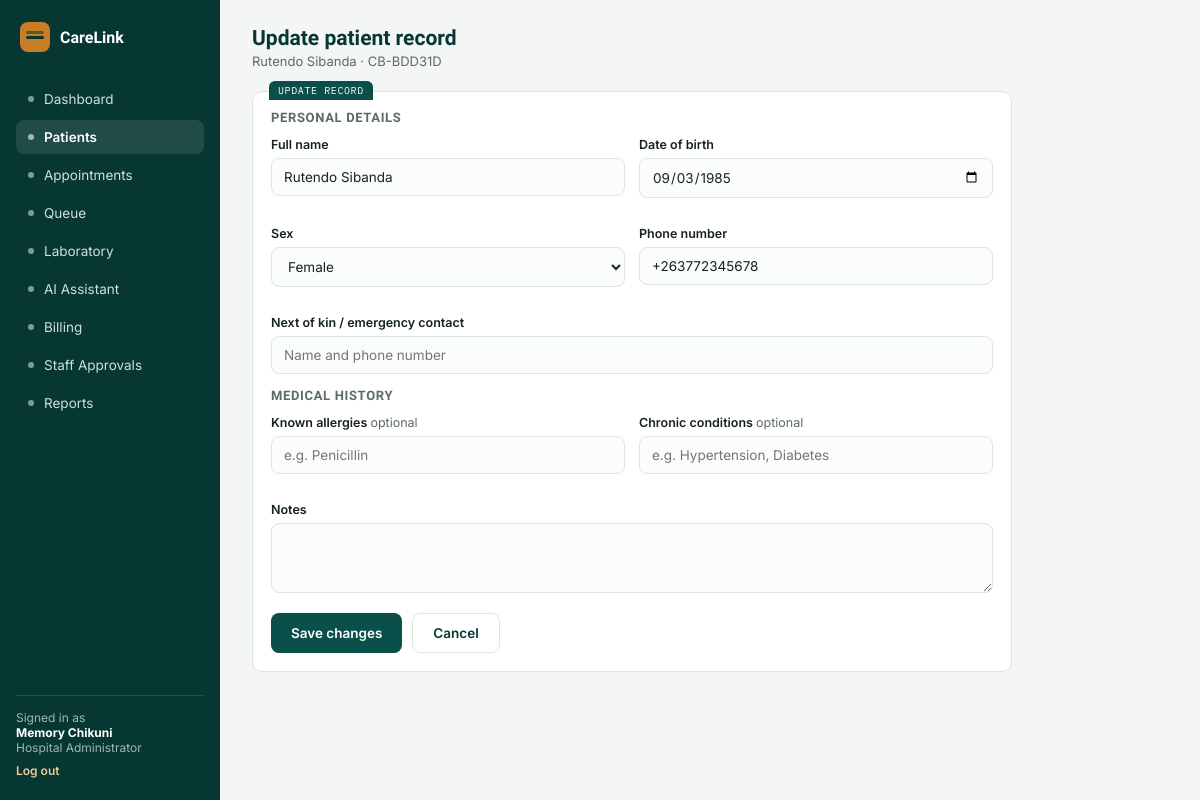
The page /patients/2/edit/ (signed in) on the database its author committed.
### accounts/models.py (models this page shows, shortened)
class User(AbstractUser):
    class Role(models.TextChoices):
        ADMIN = "ADMIN", "Hospital Administrator"
        DOCTOR = "DOCTOR", "Doctor"
        RECEPTIONIST = "RECEPTIONIST", "Receptionist"
        LAB_TECHNICIAN = "LAB_TECHNICIAN", "Laboratory Technician"
    role = models.CharField(max_length=20, choices=Role.choices, default=Role.RECEPTIONIST)
    staff_id = models.CharField(max_length=20, unique=True, null=True, blank=True)
    department = models.CharField(max_length=100, blank=True)
    is_approved = models.BooleanField(
        default=False,
        help_text="Staff accounts must be approved by a Hospital Administrator before they can log in.",
    )

### patients/models.py (models this page shows, shortened)
class Patient(models.Model):
    class Sex(models.TextChoices):
        FEMALE = "F", "Female"
        MALE = "M", "Male"
    patient_id = models.CharField(max_length=12, unique=True, default=generate_patient_id, editable=False)
    full_name = models.CharField(max_length=150)
    date_of_birth = models.DateField()
    sex = models.CharField(max_length=1, choices=Sex.choices)
    phone_number = models.CharField(max_length=20, blank=True)
    next_of_kin = models.CharField(max_length=150, blank=True, help_text="Name and phone number")
    allergies = models.CharField(max_length=255, blank=True)
    chronic_conditions = models.CharField(max_length=255, blank=True)
    notes = models.TextField(blank=True)
    registered_at = models.DateTimeField(auto_now_add=True)
    registered_by = models.ForeignKey(
        "accounts.User", on_delete=models.SET_NULL, null=True, related_name="patients_registered"
    )
    class Meta:
        ordering = ["-registered_at"]

### patients/views.py (the view)
# urls.py: path("patients/<int:pk>/edit/", patient_views.update_patient, name="update_patient"),
@login_required
@user_passes_test(can_manage_patients)
@require_http_methods(["GET", "POST"])
def update_patient(request, pk):
    patient = get_object_or_404(Patient, pk=pk)
    form = PatientForm(request.POST or None, instance=patient)
    if request.method == "POST" and form.is_valid():
        form.save()
        messages.success(request, f"Patient record updated for {patient.full_name}.")
        return redirect("patient_detail", pk=patient.pk)
    return render(request, "patients/update.html", {"form": form, "patient": patient})

### patients/forms.py
class PatientForm(forms.ModelForm):
    class Meta:
        model = Patient
        fields = [
            "full_name", "date_of_birth", "sex", "phone_number",
            "next_of_kin", "allergies", "chronic_conditions", "notes",
        ]
        widgets = {
            "date_of_birth": forms.DateInput(attrs={"type": "date"}),
            "notes": forms.Textarea(attrs={"rows": 3}),
            "full_name": forms.TextInput(attrs={"placeholder": "e.g. Tendai Moyo"}),
            "phone_number": forms.TextInput(attrs={"placeholder": "+263 7X XXX XXXX"}),
            "next_of_kin": forms.TextInput(attrs={"placeholder": "Name and phone number"}),
            "allergies": forms.TextInput(attrs={"placeholder": "e.g. Penicillin"}),
            "chronic_conditions": forms.TextInput(attrs={"placeholder": "e.g. Hypertension, Diabetes"}),
        }

### patients/views.py (called while the page is built)
def can_manage_patients(user):
    return user.is_authenticated and user.role in {User.Role.ADMIN, User.Role.RECEPTIONIST}

### templates/patients/update.html (shortened to what this page needs)
{% extends "base.html" %}
{% block content %}
<div class="topbar"><div><h1>Update patient record</h1><p>{{ patient.full_name }} · {{ patient.patient_id }}</p></div></div>
<div class="card tab" data-tab="UPDATE RECORD" style="max-width:760px;">
  <form method="post">
    <h3 class="section">Personal details</h3>
    <div class="form-grid">
      <div class="field"><label>Full name</label>{{ form.full_name }}{{ form.full_name.errors }}</div>
      <div class="field"><label>Date of birth</label>{{ form.date_of_birth }}{{ form.date_of_birth.errors }}</div>
      <div class="field"><label>Sex</label>{{ form.sex }}</div>
      <div class="field"><label>Phone number</label>{{ form.phone_number }}</div>
      <div class="field full"><label>Next of kin / emergency contact</label>{{ form.next_of_kin }}</div>
    </div>
    <h3 class="section">Medical history</h3>
    <div class="form-grid">
      <div class="field"><label>Known allergies <span style="color:var(--muted);font-weight:400;">optional</span></label>{{ form.allergies }}</div>
      <div class="field"><label>Chronic conditions <span style="color:var(--muted);font-weight:400;">optional</span></label>{{ form.chronic_conditions }}</div>
      <div class="field full"><label>Notes</label>{{ form.notes }}</div>
    </div>
    <div class="actions">
      <button class="btn primary" type="submit">Save changes</button>
      <a class="btn ghost" href="{% url 'patient_detail' patient.pk %}">Cancel</a>
    </div>
  </form>
</div>
{% endblock %}

### templates/base.html (shortened to what this page needs)
{% load static %}
<!DOCTYPE html>
<html lang="en">
<head>
<link rel="stylesheet" href="{% static 'css/style.css' %}">
</head>
<body>
<div class="app">
  <aside class="sidebar">
    <div class="brand"><div class="mark"></div><span>CareLink</span></div>
    {% if user.role == "ADMIN" %}
      <a class="nav-item {% if request.path == '/dashboard/' %}on{% endif %}" href="{% url 'dashboard' %}"><span class="dot"></span>Dashboard</a>
      <a class="nav-item {% if '/patients' in request.path %}on{% endif %}" href="{% url 'patient_list' %}"><span class="dot"></span>Patients</a>
      <a class="nav-item {% if '/appointments' in request.path %}on{% endif %}" href="{% url 'appointment_list' %}"><span class="dot"></span>Appointments</a>
      <a class="nav-item {% if '/queue' in request.path %}on{% endif %}" href="{% url 'queue_dashboard' %}"><span class="dot"></span>Queue</a>
      <a class="nav-item {% if '/laboratory' in request.path %}on{% endif %}" href="{% url 'lab_dashboard' %}"><span class="dot"></span>Laboratory</a>
      <a class="nav-item {% if '/assistant' in request.path %}on{% endif %}" href="{% url 'assistant_chat' %}"><span class="dot"></span>AI Assistant</a>
      <a class="nav-item {% if '/billing' in request.path %}on{% endif %}" href="{% url 'invoice_list' %}"><span class="dot"></span>Billing</a>
      <a class="nav-item {% if '/staff/pending' in request.path %}on{% endif %}" href="{% url 'pending_staff' %}"><span class="dot"></span>Staff Approvals</a>
      <a class="nav-item {% if request.path == '/reports/' %}on{% endif %}" href="{% url 'reports' %}"><span class="dot"></span>Reports</a>
    {% endif %}
    <div class="sidebar-foot">
      Signed in as<br><b style="color:#fff;">{{ user.get_full_name|default:user.username }}</b><br>{{ user.get_role_display }}
      <a href="{% url 'logout' %}">Log out</a>
    </div>
  </aside>
  <main class="main">
    {% block content %}{% endblock %}
  </main>
</div>
</body>
</html>

### static/css/style.css (style rules this page uses)
:root { --bg:#F3F6F5; --surface:#FFFFFF; --primary:#0B4F4A; --primary-dark:#073732; --primary-tint:#E4EEEC; --accent:#C97D26; --accent-tint:#FBEEE0; --danger:#B23A48; --danger-tint:#F7E7E8; --text:#16231F; --muted:#5B6B67; --border:#DCE5E2; --radius:10px; }
* { box-sizing:border-box; }
body { margin:0;background:var(--bg);color:var(--text);font-family:'Inter',Arial,sans-serif;font-size:14px; }
h1,h2,h3 { font-family:'Sora',Arial,sans-serif; }
a { color:inherit;text-decoration:none; }
.app { display:grid;grid-template-columns:220px 1fr;min-height:100vh; }
.sidebar { background:var(--primary-dark);color:#fff;padding:22px 16px;display:flex;flex-direction:column;gap:4px; }
.brand { display:flex;align-items:center;gap:10px;margin-bottom:26px;padding:0 4px; }
.brand .mark { width:30px;height:30px;border-radius:8px;background:var(--accent);position:relative;flex:none; }
.brand .mark::after { content:"";position:absolute;left:6px;top:14px;width:18px;height:3px;background:var(--primary-dark);border-radius:2px; }
.brand .mark::before { content:"";position:absolute;left:6px;top:9px;width:18px;height:3px;background:var(--primary-dark);border-radius:2px;opacity:.55; }
.brand span { font-family:'Sora',Arial,sans-serif;font-weight:600;font-size:16px;color:#fff; }
.nav-item { display:flex;align-items:center;gap:10px;padding:9px 12px;border-radius:8px;color:#CFE0DC;font-size:13.5px; }
.nav-item.on { background:rgba(255,255,255,.1);color:#fff;font-weight:600; }
.nav-item .dot { width:6px;height:6px;border-radius:50%;background:currentColor;opacity:.6;flex:none; }
.sidebar-foot { margin-top:auto;padding-top:14px;border-top:1px solid rgba(255,255,255,.12);font-size:12px;color:#9FB8B3; }
.sidebar-foot a { display:block;margin-top:8px;color:#F3C89A;font-weight:600; }
.main { padding:26px 32px;max-width:1100px; }
.topbar { display:flex;justify-content:space-between;align-items:flex-start;margin-bottom:22px;flex-wrap:wrap;gap:12px; }
.topbar h1 { font-size:21px;margin:0 0 3px;color:var(--primary-dark); }
.topbar p { margin:0;color:var(--muted);font-size:13px; }
.card { background:var(--surface);border:1px solid var(--border);border-radius:var(--radius);position:relative;padding:18px;margin-bottom:16px; }
.card.tab::before { content:attr(data-tab);position:absolute;top:-11px;left:16px;background:var(--primary);color:#fff;font-family:'IBM Plex Mono',monospace;font-size:10px;letter-spacing:.06em;padding:3px 9px;border-radius:6px 6px 0 0; }
h3.section { font-size:13px;text-transform:uppercase;letter-spacing:.05em;color:var(--muted);margin:0 0 12px;font-weight:600; }
.form-grid { display:grid;grid-template-columns:1fr 1fr;gap:14px; }
.field { display:flex;flex-direction:column;gap:6px;margin-bottom:14px; }
.field.full { grid-column:1/-1; }
.field label { font-size:12.5px;font-weight:600;color:var(--text); }
.field input,.field select,.field textarea { border:1px solid var(--border);border-radius:8px;padding:10px 12px;font-size:13.5px;font-family:'Inter',Arial,sans-serif;background:#FBFCFC;color:var(--text);width:100%; }
.btn { border:none;border-radius:8px;padding:11px 20px;font-size:13.5px;font-weight:600;cursor:pointer;font-family:'Inter',Arial,sans-serif;display:inline-block; }
.btn.primary { background:var(--primary);color:#fff; }
.btn.ghost { background:transparent;color:var(--primary-dark);border:1px solid var(--border); }
.actions { display:flex;gap:10px;margin-top:6px;flex-wrap:wrap; }

### rows shown on the page
User: get_full_name "Memory Chikuni", role "Hospital Administrator"
Patient: full_name "Rutendo Sibanda", patient_id "CB-BDD31D", date_of_birth "09/03/1985", sex "Female", phone_number "+263772345678"
